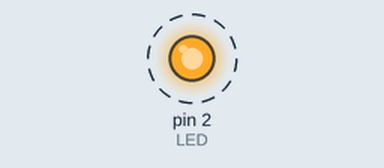
Bench run of a sketch on a simulated Arduino Uno, built with avr-gcc and run on an emulated ATmega328P. Parts: output pins drawn as LEDs (lit = HIGH). Dashed ring = blinking.

Above: at 0.02 s.
Timing chart, 0 to 3.0 s (numbered marks = the images above):
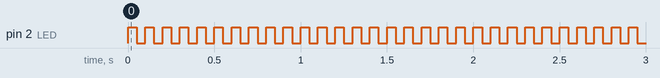

The sketch:

322.ino
```cpp
const int LED = 2;

void setup() {
  pinMode(LED, OUTPUT);
}

void loop() {
  digitalWrite(LED, HIGH);
  delay(50);
  digitalWrite(LED, LOW);
  delay(50);
}
```

Measured:
- by itself, pin 2 (LED): alternates HIGH for 0.05 s and LOW for 0.05 s
